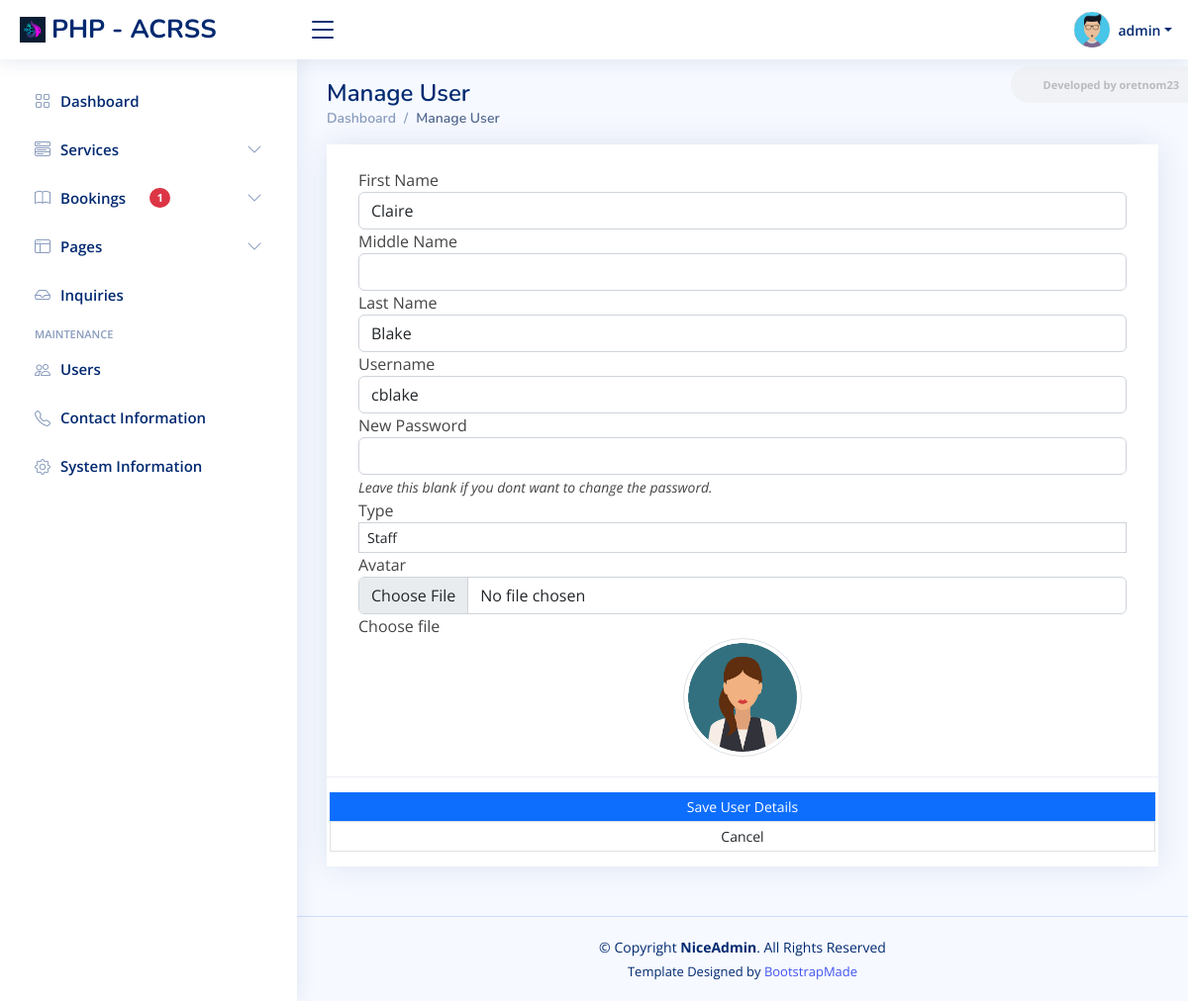
Screenshot of /admin/?page=user/manage_user&id=9 (signed in) with the database file from the repository.
### tables this page shows
CREATE TABLE `users` (
  `id` int(50) NOT NULL,
  `firstname` varchar(250) NOT NULL,
  `middlename` text DEFAULT NULL,
  `lastname` varchar(250) NOT NULL,
  `username` text NOT NULL,
  `password` text NOT NULL,
  `avatar` text DEFAULT NULL,
  `last_login` datetime DEFAULT NULL,
  `type` tinyint(1) NOT NULL DEFAULT 0,
  `date_added` datetime NOT NULL DEFAULT current_timestamp(),
  `date_updated` datetime DEFAULT current_timestamp() ON UPDATE current_timestamp()
);

### config.php (called while the page is built, shortened)
<?php
require_once('classes/SystemSettings.php');
function validate_image($file){
    global $_settings;
	if(!empty($file)){
        $ex = explode("?",$file);
        $file = $ex[0];
        $ts = isset($ex[1]) ? "?".$ex[1] : '';
		if(is_file(base_app.$file)){
			return base_url.$file.$ts;
		}else{
			return base_url.($_settings->info('logo'));
		}
	}else{
		return base_url.($_settings->info('logo'));
	}
}
?>

### admin/user/manage_user.php (the view, shortened to what this page needs)
<?php
if(isset($_GET['id'])){
    $user = $conn->query("SELECT * FROM users where id ='{$_GET['id']}' ");
    foreach($user->fetch_array() as $k =>$v){
        $meta[$k] = $v;
    }
}
?>
<div class="card card-outline rounded-0 card-navy">
	<div class="card-body">
		<div class="container-fluid pt-4">
			<form action="" id="manage-user">
				<div class="form-group">
					<label for="name">First Name</label>
					<input type="text" name="firstname" id="firstname" class="form-control" value="<?php echo isset($meta['firstname']) ? $meta['firstname']: '' ?>" required>
				</div>
				<div class="form-group">
					<label for="name">Middle Name</label>
					<input type="text" name="middlename" id="middlename" class="form-control" value="<?php echo isset($meta['middlename']) ? $meta['middlename']: '' ?>">
				</div>
				<div class="form-group">
					<label for="name">Last Name</label>
					<input type="text" name="lastname" id="lastname" class="form-control" value="<?php echo isset($meta['lastname']) ? $meta['lastname']: '' ?>" required>
				</div>
				<div class="form-group">
					<label for="username">Username</label>
					<input type="text" name="username" id="username" class="form-control" value="<?php echo isset($meta['username']) ? $meta['username']: '' ?>" required  autocomplete="off">
				</div>
				<div class="form-group">
					<label for="password"><?= isset($meta['id']) ? "New" : "" ?> Password</label>
					<input type="password" name="password" id="password" class="form-control" value="" autocomplete="off">
                    <?php if(isset($meta['id'])): ?>
					<small><i>Leave this blank if you dont want to change the password.</i></small>
                    <?php endif; ?>
				</div>
                <div class="form-group">
                    <label for="type" class="control-label">Type</label>
                    <select name="type" id="type" class="form-control form-control-sm rounded-0" required>
                    <option value="2" <?php echo isset($meta['type']) && $meta['type'] == 2 ? 'selected' : '' ?>>Staff</option>
                    </select>
                </div>
				<div class="form-group">
					<label for="" class="control-label">Avatar</label>
					<div class="custom-file">
		              <input type="file" class="form-control" id="customFile" name="img" onchange="displayImg(this,$(this))" accept="image/png, image/jpeg">
		              <label class="custom-file-label" for="customFile">Choose file</label>
		            </div>
				</div>
				<div class="form-group d-flex justify-content-center">
					<img src="<?php echo validate_image(isset($meta['avatar']) ? $meta['avatar'] :'') ?>" alt="" id="cimg" class="img-fluid img-thumbnail">
				</div>
			</form>
		</div>
	</div>
	<div class="card-footer">
			<div class="col-md-12">
				<div class="row">
					<button class="btn btn-sm btn-primary bg-gradient-teal border-0 rounded-0 mr-3" form="manage-user">Save User Details</button>
					<a href="./?page=user/list" class="btn btn-sm btn-default border rounded-0" form="manage-user"><i class="fa fa-angle-left"></i> Cancel</a>
				</div>
			</div>
		</div>
</div>

### assets/css/style.css (style rules this page uses)
:root { scroll-behavior: smooth; }
body { font-family: "Open Sans", sans-serif; background: #f6f9ff; color: #444444; }
a { color: #4154f1; text-decoration: none; }
.card { margin-bottom: 30px; border: none; border-radius: 5px; box-shadow: 0px 0 30px rgba(1, 41, 112, 0.1); }
.card-header, .card-footer { border-color: #ebeef4; background-color: #fff; color: #798eb3; padding: 15px; }
.card-body { padding: 0 20px 20px 20px; }

### admin/user/manage_user.php (style rules this page uses)
img#cimg { height: 15vh; width: 15vh; object-fit: cover; border-radius: 100% 100%; }

### rows the page displays
users: firstname "Claire", lastname "Blake", username "cblake", type "Staff", avatar (picture)

### other values shown
$_settings->info('short_name') "PHP - ACRSS"
$_settings->userdata('username') "admin"
format_num($pbook) "1"
str_replace(['_', '/'], ' ', ($pageSplit[1] ?? $page)) "Manage User"
